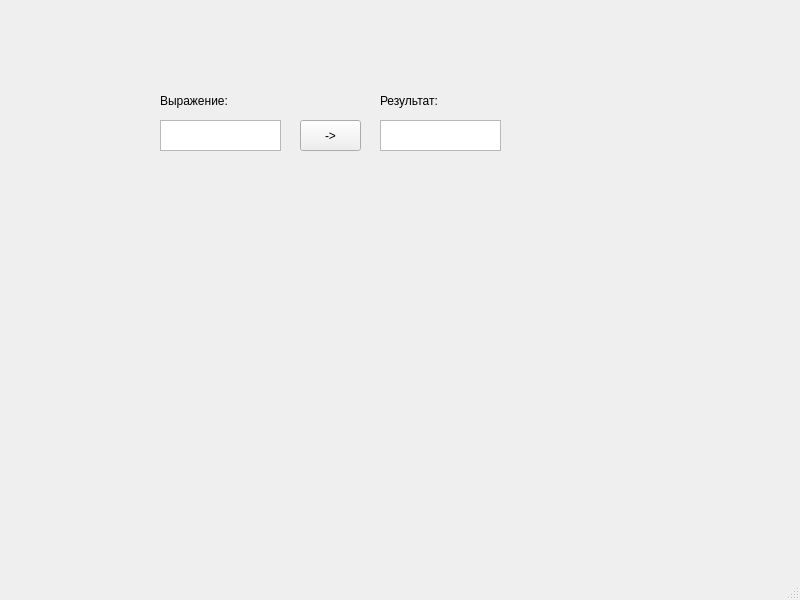
<?xml version="1.0" encoding="UTF-8"?>
<ui version="4.0">
 <class>MainWindow</class>
 <widget class="QMainWindow" name="MainWindow">
  <property name="geometry">
   <rect>
    <x>0</x>
    <y>0</y>
    <width>800</width>
    <height>600</height>
   </rect>
  </property>
  <property name="windowTitle">
   <string>Вычисление выражений</string>
  </property>
  <widget class="QWidget" name="centralwidget">
   <widget class="QTextEdit" name="textEdit">
    <property name="geometry">
     <rect>
      <x>160</x>
      <y>120</y>
      <width>121</width>
      <height>31</height>
     </rect>
    </property>
   </widget>
   <widget class="QLabel" name="label">
    <property name="geometry">
     <rect>
      <x>160</x>
      <y>80</y>
      <width>121</width>
      <height>41</height>
     </rect>
    </property>
    <property name="text">
     <string>Выражение:</string>
    </property>
   </widget>
   <widget class="QPushButton" name="pushButton">
    <property name="geometry">
     <rect>
      <x>300</x>
      <y>120</y>
      <width>61</width>
      <height>31</height>
     </rect>
    </property>
    <property name="text">
     <string>-&gt;</string>
    </property>
   </widget>
   <widget class="QTextEdit" name="textEdit_3">
    <property name="geometry">
     <rect>
      <x>380</x>
      <y>120</y>
      <width>121</width>
      <height>31</height>
     </rect>
    </property>
   </widget>
   <widget class="QLabel" name="label_2">
    <property name="geometry">
     <rect>
      <x>380</x>
      <y>80</y>
      <width>121</width>
      <height>41</height>
     </rect>
    </property>
    <property name="text">
     <string>Результат:</string>
    </property>
   </widget>
  </widget>
  <widget class="QMenuBar" name="menubar">
   <property name="geometry">
    <rect>
     <x>0</x>
     <y>0</y>
     <width>800</width>
     <height>21</height>
    </rect>
   </property>
  </widget>
  <widget class="QStatusBar" name="statusbar"/>
 </widget>
 <resources/>
 <connections/>
</ui>
